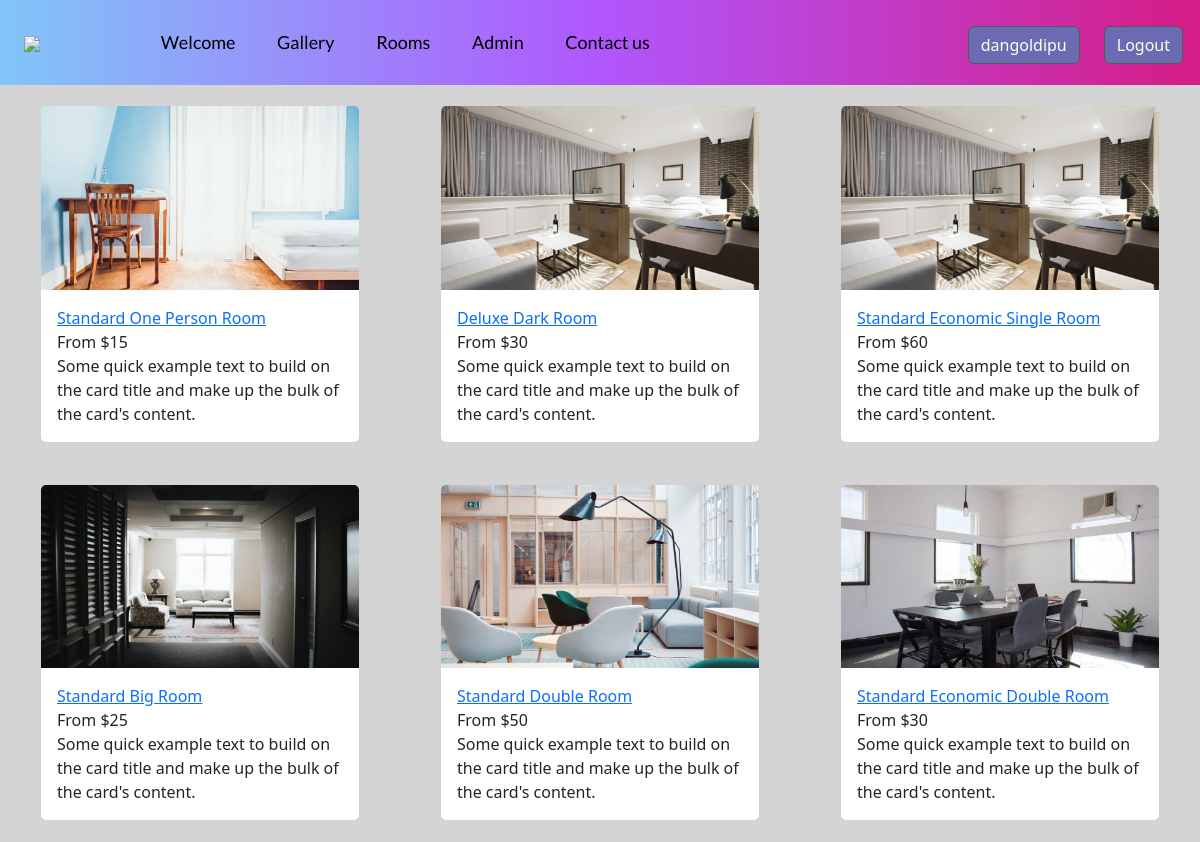
The page /roomselect.php (signed in) on the database its author committed.
### tables this page shows
CREATE TABLE `logindetails` (
  `id` int(11) NOT NULL,
  `firstname` varchar(255) NOT NULL,
  `lastname` varchar(255) NOT NULL,
  `phone` varchar(255) NOT NULL,
  `password` varchar(255) NOT NULL,
  `email` varchar(255) NOT NULL,
  `username` varchar(255) NOT NULL,
  `role` int(11) NOT NULL
);

CREATE TABLE `hotelrooms` (
  `id` int(11) NOT NULL,
  `roomtype` varchar(255) NOT NULL,
  `guests` varchar(255) NOT NULL,
  `children` varchar(255) NOT NULL,
  `roomsize` varchar(255) NOT NULL,
  `bedsize` varchar(255) NOT NULL,
  `price` int(11) NOT NULL
);

### classesandfunctions.php (called while the page is built, shortened)
<?php
function admin_check($c){
    $u = $_SESSION['username'];
    $s = "SELECT * FROM logindetails where username='$u'";
    $r = mysqli_query($c, $s);
    return $r;
}
?>

### roomselect.php (the view, shortened to what this page needs)
<!DOCTYPE html>
<html lang="en">
<head>
    <link rel="stylesheet" href="https://cdn.jsdelivr.net/npm/bootstrap@4.6.2/dist/css/bootstrap.min.css"
>
    <link rel="stylesheet" href="css/card.css" />
</head>
<?php
include "header.php";
$db = new db_connect();
$con = $db->connectdb();
$sql = "SELECT * FROM hotelrooms";
$result = mysqli_query($con, $sql);
?>
<body>
    <article>
        <div class="room-list-wrapper">
            <?php
                while ($row = mysqli_fetch_assoc($result)) {
                    ?>
                    <div class="card" style="width: 20em;">
                        <img src="slider/image<?php echo $row['id']; ?>.jpeg" class="card-img-top" alt="<?php ?>">
                        <div class="card-body">
                            <a href="room.php?id=<?php echo $row['id']; ?>"><?php echo $row["roomtype"]; ?></a><br>
                            From $<?php echo $row["price"];?>
                            <p class="card-text">Some quick example text to build on the card title and make up the bulk of the
                                card's content.</p>
                        </div>
                    </div>
                    <?php
                }
            ?>
        </div>
    </article>
</body>
</html>

### header.php (shortened to what this page needs)
<!DOCTYPE html>
<html lang="en">
<head>
  <link rel="stylesheet" href="https://cdn.jsdelivr.net/npm/bootstrap@5.2.1/dist/css/bootstrap.min.css" integrity=sha384-iYQeCzEYFbKjA/T2uDLTpkwGzCiq6soy8tYaI1GyVh/UjpbCx/TYkiZhlZB6+fzT" />
  <link rel="stylesheet" href="https://cdnjs.cloudflare.com/ajax/libs/font-awesome/4.7.0/css/font-awesome.min.css" />
  <link rel="stylesheet" type="text/css" href="css/style1.css" />
  <link rel="stylesheet" href="https://cdnjs.cloudflare.com/ajax/libs/animate.css/4.1.1/animate.min.css" />
  <link rel="stylesheet" href="https://cdnjs.cloudflare.com/ajax/libs/OwlCarousel2/2.3.4/assets/owl.carousel.min.css" />
</head>
<body>
  <?php
  require_once "classesandfunctions.php";
  $u = $_SESSION['username'];
  $db = new db_connect();
  $con = $db->connectdb();
  $r = admin_check($con);
  ?>
  <header>
    <div class="container-fliud">
      <nav class="navbar navbar-expand-lg navbar-light bg-light">
        <div class="container-fluid">
          <a class="navbar-brand" href="#"><img src="../assets/logo.png" style="height: 80px; margin-left: -100px" /></a>
          <div class="collapse navbar-collapse" id="navbarScroll">
            <ul class="navbar-nav me-auto my-2 my-lg-0 navbar-nav-scroll" style="--bs-scroll-height: 100px">
            <li class="nav-item">
                <a class="nav-link" href="welcome.php">Welcome</a>
              </li>
              <li class="nav-item">
                <a class="nav-link" href="gallery.php">Gallery</a>
              </li>
              <li class="nav-item">
                <a class="nav-link" href="roomselect.php">Rooms</a>
              </li>
              <?php
              while ($rou = $r->fetch_assoc()) {
                if ($rou["role"] == 1) {
              ?>
                  <li class="nav-item">
                    <a class="nav-link" href="admin.php">Admin</a>
                  </li>
              <?php
                }
              }
              ?>
              <li class="nav-item">
                <a class="nav-link" href="#">Contact us</a>
              </li>
            </ul>
            <div class="log-controls">
            <form class="me-auto" method="post" action="profile.php">
              <button type="submit" name="logout" class="btn btn-light">
              <?php echo $u ?>
              </button>
            </form>
            <form class="me-auto" method="post" action="logout.php">
                  <button type="submit" name="logout" class="btn btn-light">
                    Logout
                  </button>
                </form>
            </div>
          </div>
        </div>
      </nav>
    </div>
  </header>
</body>
</html>

### css/card.css (style rules this page uses)
article { position: relative; }
.room-list-wrapper { display: flex; flex-wrap: wrap; justify-content: space-around; }
.room-list-wrapper .card { margin: 1.3em 2.5em; }

### css/style1.css (style rules this page uses)
* { box-sizing: border-box; margin: 0; padding: 0; }
:root { --Sniglet-font: "Sniglet", cursive; --Rubik: "Rubik", cursive; --Patua: "Patua One", cursive; --Lobster: "lobster", cursive; --light-black: #2e2c2caf; --bggradient: linear-gradient(to bottom, #9662e9, #5154ee); --bggradient: linear-gradient(to left, #d61c86 0%, #b057fd 50%, #81c6f8 100%); --light-gray: rgba(255, 255, 255, 0.877); }
body { background-color: #d4d4d4; }
header a { font-family: var(--Sniglet-font); font-size: 0.9em; color: whitesmoke; }
.navbar { background-color: #ff3cac; background: var(--bggradient); }
header .nav-item:last-child { padding-right: 3em; }
header .nav-item { padding: 0.8em; }
header .navbar-brand { padding-left: 7rem; }
header { background: #000000; }
.navbar-light .navbar-nav .nav-link { color: #000000; font-family: Lato; font-size: 1.125rem; }
.btn-light { color: #fffff1; background-color: #6b6bb4; border-color: #575757; }
.log-controls { display: flex; flex-direction: row; gap: 1.5em; padding: 5px; margin-top: 5px; }

### rows shown on the page
logindetails: role "Admin"
hotelrooms: shows a picture, roomtype "Standard One Person Room", price "15"
hotelrooms: roomtype "Deluxe Dark Room", price "30"
hotelrooms: roomtype "Standard Economic Single Room", price "60"
hotelrooms: shows a picture, roomtype "Standard Big Room", price "25"
hotelrooms: shows a picture, roomtype "Standard Double Room", price "50"
hotelrooms: shows a picture, roomtype "Standard Economic Double Room", price "30"

### other values the page prints
$u "dangoldipu"
